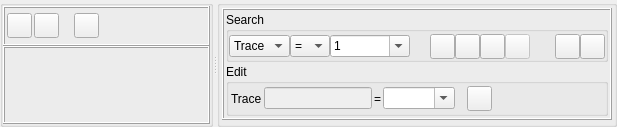
           <widget class="QWidget" name="hdrsViewTab">
            <property name="autoFillBackground">
             <bool>true</bool>
            </property>
            <attribute name="title">
             <string>View</string>
            </attribute>
            <layout class="QHBoxLayout" name="horizontalLayout_12">
             <property name="spacing">
              <number>0</number>
             </property>
             <property name="leftMargin">
              <number>0</number>
             </property>
             <property name="topMargin">
              <number>0</number>
             </property>
             <property name="rightMargin">
              <number>0</number>
             </property>
             <property name="bottomMargin">
              <number>0</number>
             </property>
             <item>
              <widget class="QSplitter" name="splitter_2">
               <property name="orientation">
                <enum>Qt::Horizontal</enum>
               </property>
               <widget class="QGroupBox" name="groupBox_6">
                <property name="sizePolicy">
                 <sizepolicy hsizetype="Preferred" vsizetype="Preferred">
                  <horstretch>1</horstretch>
                  <verstretch>0</verstretch>
                 </sizepolicy>
                </property>
                <property name="minimumSize">
                 <size>
                  <width>0</width>
                  <height>0</height>
                 </size>
                </property>
                <property name="maximumSize">
                 <size>
                  <width>350</width>
                  <height>16777215</height>
                 </size>
                </property>
                <property name="title">
                 <string/>
                </property>
                <layout class="QVBoxLayout" name="verticalLayout_17">
                 <property name="spacing">
                  <number>0</number>
                 </property>
                 <property name="leftMargin">
                  <number>0</number>
                 </property>
                 <property name="topMargin">
                  <number>0</number>
                 </property>
                 <property name="rightMargin">
                  <number>0</number>
                 </property>
                 <property name="bottomMargin">
                  <number>0</number>
                 </property>
                 <item>
                  <widget class="QFrame" name="frame_4">
                   <property name="sizePolicy">
                    <sizepolicy hsizetype="Preferred" vsizetype="Fixed">
                     <horstretch>0</horstretch>
                     <verstretch>0</verstretch>
                    </sizepolicy>
                   </property>
                   <property name="minimumSize">
                    <size>
                     <width>0</width>
                     <height>40</height>
                    </size>
                   </property>
                   <property name="maximumSize">
                    <size>
                     <width>16777215</width>
                     <height>40</height>
                    </size>
                   </property>
                   <property name="frameShape">
                    <enum>QFrame::Box</enum>
                   </property>
                   <property name="frameShadow">
                    <enum>QFrame::Raised</enum>
                   </property>
                   <layout class="QHBoxLayout" name="horizontalLayout">
                    <property name="spacing">
                     <number>2</number>
                    </property>
                    <property name="leftMargin">
                     <number>2</number>
                    </property>
                    <property name="topMargin">
                     <number>2</number>
                    </property>
                    <property name="rightMargin">
                     <number>2</number>
                    </property>
                    <property name="bottomMargin">
                     <number>2</number>
                    </property>
                    <item>
                     <widget class="QPushButton" name="btnCkAll">
                      <property name="sizePolicy">
                       <sizepolicy hsizetype="Fixed" vsizetype="Fixed">
                        <horstretch>0</horstretch>
                        <verstretch>0</verstretch>
                       </sizepolicy>
                      </property>
                      <property name="minimumSize">
                       <size>
                        <width>25</width>
                        <height>25</height>
                       </size>
                      </property>
                      <property name="maximumSize">
                       <size>
                        <width>25</width>
                        <height>25</height>
                       </size>
                      </property>
                      <property name="text">
                       <string/>
                      </property>
                      <property name="icon">
                       <iconset resource="myrc.qrc">
                        <normaloff>:/images/ChkAll.png</normaloff>:/images/ChkAll.png</iconset>
                      </property>
                     </widget>
                    </item>
                    <item>
                     <widget class="QPushButton" name="btnCkNon">
                      <property name="sizePolicy">
                       <sizepolicy hsizetype="Fixed" vsizetype="Fixed">
                        <horstretch>0</horstretch>
                        <verstretch>0</verstretch>
                       </sizepolicy>
                      </property>
                      <property name="minimumSize">
                       <size>
                        <width>25</width>
                        <height>25</height>
                       </size>
                      </property>
                      <property name="maximumSize">
                       <size>
                        <width>25</width>
                        <height>25</height>
                       </size>
                      </property>
                      <property name="toolTip">
                       <string>Uncheck All</string>
                      </property>
                      <property name="text">
                       <string/>
                      </property>
                      <property name="icon">
                       <iconset resource="myrc.qrc">
                        <normaloff>:/images/ChkNon.png</normaloff>:/images/ChkNon.png</iconset>
                      </property>
                     </widget>
                    </item>
                    <item>
                     <spacer name="horizontalSpacer">
                      <property name="orientation">
                       <enum>Qt::Horizontal</enum>
                      </property>
                      <property name="sizeType">
                       <enum>QSizePolicy::Fixed</enum>
                      </property>
                      <property name="sizeHint" stdset="0">
                       <size>
                        <width>13</width>
                        <height>19</height>
                       </size>
                      </property>
                     </spacer>
                    </item>
                    <item>
                     <widget class="QPushButton" name="btnEdHdr">
                      <property name="enabled">
                       <bool>true</bool>
                      </property>
                      <property name="sizePolicy">
                       <sizepolicy hsizetype="Fixed" vsizetype="Fixed">
                        <horstretch>0</horstretch>
                        <verstretch>0</verstretch>
                       </sizepolicy>
                      </property>
                      <property name="minimumSize">
                       <size>
                        <width>25</width>
                        <height>25</height>
                       </size>
                      </property>
                      <property name="maximumSize">
                       <size>
                        <width>25</width>
                        <height>25</height>
                       </size>
                      </property>
                      <property name="toolTip">
                       <string>Header Description Editor</string>
                      </property>
                      <property name="text">
                       <string/>
                      </property>
                      <property name="icon">
                       <iconset resource="myrc.qrc">
                        <normaloff>:/images/edit_hdr.png</normaloff>:/images/edit_hdr.png</iconset>
                      </property>
                     </widget>
                    </item>
                    <item>
                     <spacer name="horizontalSpacer_3">
                      <property name="orientation">
                       <enum>Qt::Horizontal</enum>
                      </property>
                      <property name="sizeHint" stdset="0">
                       <size>
                        <width>111</width>
                        <height>19</height>
                       </size>
                      </property>
                     </spacer>
                    </item>
                   </layout>
                  </widget>
                 </item>
                 <item>
                  <widget class="QFrame" name="hdrListCkFrame">
                   <property name="frameShape">
                    <enum>QFrame::Box</enum>
                   </property>
                   <property name="frameShadow">
                    <enum>QFrame::Raised</enum>
                   </property>
                  </widget>
                 </item>
                </layout>
               </widget>
               <widget class="QGroupBox" name="groupBox_7">
                <property name="title">
                 <string/>
                </property>
                <layout class="QVBoxLayout" name="verticalLayout_21">
                 <property name="spacing">
                  <number>2</number>
                 </property>
                 <property name="leftMargin">
                  <number>2</number>
                 </property>
                 <property name="topMargin">
                  <number>2</number>
                 </property>
                 <property name="rightMargin">
                  <number>2</number>
                 </property>
                 <property name="bottomMargin">
                  <number>2</number>
                 </property>
                 <item>
                  <widget class="QFrame" name="frame_5">
                   <property name="sizePolicy">
                    <sizepolicy hsizetype="Preferred" vsizetype="Fixed">
                     <horstretch>0</horstretch>
                     <verstretch>0</verstretch>
                    </sizepolicy>
                   </property>
                   <property name="minimumSize">
                    <size>
                     <width>0</width>
                     <height>30</height>
                    </size>
                   </property>
                   <property name="frameShape">
                    <enum>QFrame::Box</enum>
                   </property>
                   <property name="frameShadow">
                    <enum>QFrame::Raised</enum>
                   </property>
                   <layout class="QVBoxLayout" name="verticalLayout_18">
                    <property name="spacing">
                     <number>2</number>
                    </property>
                    <property name="leftMargin">
                     <number>2</number>
                    </property>
                    <property name="topMargin">
                     <number>2</number>
                    </property>
                    <property name="rightMargin">
                     <number>2</number>
                    </property>
                    <property name="bottomMargin">
                     <number>2</number>
                    </property>
                    <item>
                     <widget class="QGroupBox" name="groupBox_8">
                      <property name="title">
                       <string>Search</string>
                      </property>
                      <layout class="QHBoxLayout" name="horizontalLayout_10">
                       <property name="spacing">
                        <number>0</number>
                       </property>
                       <property name="leftMargin">
                        <number>0</number>
                       </property>
                       <property name="topMargin">
                        <number>2</number>
                       </property>
                       <property name="rightMargin">
                        <number>0</number>
                       </property>
                       <property name="bottomMargin">
                        <number>0</number>
                       </property>
                       <item>
                        <widget class="QComboBox" name="cbSidx">
                         <property name="currentIndex">
                          <number>0</number>
                         </property>
                         <item>
                          <property name="text">
                           <string>Trace</string>
                          </property>
                         </item>
                        </widget>
                       </item>
                       <item>
                        <widget class="QComboBox" name="cbSsign">
                         <property name="sizePolicy">
                          <sizepolicy hsizetype="Minimum" vsizetype="Fixed">
                           <horstretch>0</horstretch>
                           <verstretch>0</verstretch>
                          </sizepolicy>
                         </property>
                         <property name="minimumSize">
                          <size>
                           <width>40</width>
                           <height>0</height>
                          </size>
                         </property>
                         <property name="maximumSize">
                          <size>
                           <width>40</width>
                           <height>16777215</height>
                          </size>
                         </property>
                         <item>
                          <property name="text">
                           <string>=</string>
                          </property>
                         </item>
                         <item>
                          <property name="text">
                           <string>≠</string>
                          </property>
                         </item>
                         <item>
                          <property name="text">
                           <string>+</string>
                          </property>
                         </item>
                         <item>
                          <property name="text">
                           <string>-</string>
                          </property>
                         </item>
                        </widget>
                       </item>
                       <item>
                        <widget class="QComboBox" name="cbSval">
                         <property name="minimumSize">
                          <size>
                           <width>80</width>
                           <height>0</height>
                          </size>
                         </property>
                         <property name="editable">
                          <bool>true</bool>
                         </property>
                         <item>
                          <property name="text">
                           <string>1</string>
                          </property>
                         </item>
                        </widget>
                       </item>
                       <item>
                        <spacer name="horizontalSpacer_4">
                         <property name="orientation">
                          <enum>Qt::Horizontal</enum>
                         </property>
                         <property name="sizeType">
                          <enum>QSizePolicy::Fixed</enum>
                         </property>
                         <property name="sizeHint" stdset="0">
                          <size>
                           <width>20</width>
                           <height>20</height>
                          </size>
                         </property>
                        </spacer>
                       </item>
                       <item>
                        <widget class="QPushButton" name="btnSbin">
                         <property name="sizePolicy">
                          <sizepolicy hsizetype="Fixed" vsizetype="Fixed">
                           <horstretch>0</horstretch>
                           <verstretch>0</verstretch>
                          </sizepolicy>
                         </property>
                         <property name="minimumSize">
                          <size>
                           <width>25</width>
                           <height>25</height>
                          </size>
                         </property>
                         <property name="maximumSize">
                          <size>
                           <width>25</width>
                           <height>25</height>
                          </size>
                         </property>
                         <property name="text">
                          <string/>
                         </property>
                         <property name="icon">
                          <iconset resource="myrc.qrc">
                           <normaloff>:/images/Findb.png</normaloff>:/images/Findb.png</iconset>
                         </property>
                        </widget>
                       </item>
                       <item>
                        <widget class="QPushButton" name="btnSfwd">
                         <property name="sizePolicy">
                          <sizepolicy hsizetype="Fixed" vsizetype="Fixed">
                           <horstretch>0</horstretch>
                           <verstretch>0</verstretch>
                          </sizepolicy>
                         </property>
                         <property name="minimumSize">
                          <size>
                           <width>25</width>
                           <height>25</height>
                          </size>
                         </property>
                         <property name="maximumSize">
                          <size>
                           <width>25</width>
                           <height>25</height>
                          </size>
                         </property>
                         <property name="text">
                          <string/>
                         </property>
                         <property name="icon">
                          <iconset resource="myrc.qrc">
                           <normaloff>:/images/Ffwd.png</normaloff>:/images/Ffwd.png</iconset>
                         </property>
                        </widget>
                       </item>
                       <item>
                        <widget class="QPushButton" name="btnSbkw">
                         <property name="sizePolicy">
                          <sizepolicy hsizetype="Fixed" vsizetype="Fixed">
                           <horstretch>0</horstretch>
                           <verstretch>0</verstretch>
                          </sizepolicy>
                         </property>
                         <property name="minimumSize">
                          <size>
                           <width>25</width>
                           <height>25</height>
                          </size>
                         </property>
                         <property name="maximumSize">
                          <size>
                           <width>25</width>
                           <height>25</height>
                          </size>
                         </property>
                         <property name="text">
                          <string/>
                         </property>
                         <property name="icon">
                          <iconset resource="myrc.qrc">
                           <normaloff>:/images/FindBkw.png</normaloff>:/images/FindBkw.png</iconset>
                         </property>
                        </widget>
                       </item>
                       <item>
                        <widget class="QPushButton" name="btnSstop">
                         <property name="enabled">
                          <bool>false</bool>
                         </property>
                         <property name="sizePolicy">
                          <sizepolicy hsizetype="Fixed" vsizetype="Fixed">
                           <horstretch>0</horstretch>
                           <verstretch>0</verstretch>
                          </sizepolicy>
                         </property>
                         <property name="minimumSize">
                          <size>
                           <width>25</width>
                           <height>25</height>
                          </size>
                         </property>
                         <property name="maximumSize">
                          <size>
                           <width>25</width>
                           <height>25</height>
                          </size>
                         </property>
                         <property name="text">
                          <string/>
                         </property>
                         <property name="icon">
                          <iconset resource="myrc.qrc">
                           <normaloff>:/images/SStp.png</normaloff>:/images/SStp.png</iconset>
                         </property>
                        </widget>
                       </item>
                       <item>
                        <spacer name="horizontalSpacer_5">
                         <property name="orientation">
                          <enum>Qt::Horizontal</enum>
                         </property>
                         <property name="sizeType">
                          <enum>QSizePolicy::Expanding</enum>
                         </property>
                         <property name="sizeHint" stdset="0">
                          <size>
                           <width>10</width>
                           <height>20</height>
                          </size>
                         </property>
                        </spacer>
                       </item>
                       <item>
                        <widget class="QPushButton" name="btnLastTr">
                         <property name="sizePolicy">
                          <sizepolicy hsizetype="Fixed" vsizetype="Fixed">
                           <horstretch>0</horstretch>
                           <verstretch>0</verstretch>
                          </sizepolicy>
                         </property>
                         <property name="minimumSize">
                          <size>
                           <width>25</width>
                           <height>25</height>
                          </size>
                         </property>
                         <property name="maximumSize">
                          <size>
                           <width>25</width>
                           <height>25</height>
                          </size>
                         </property>
                         <property name="text">
                          <string/>
                         </property>
                         <property name="icon">
                          <iconset resource="myrc.qrc">
                           <normaloff>:/images/GoBottom.png</normaloff>:/images/GoBottom.png</iconset>
                         </property>
                        </widget>
                       </item>
                       <item>
                        <widget class="QPushButton" name="btnFirstTr">
                         <property name="sizePolicy">
                          <sizepolicy hsizetype="Fixed" vsizetype="Fixed">
                           <horstretch>0</horstretch>
                           <verstretch>0</verstretch>
                          </sizepolicy>
                         </property>
                         <property name="minimumSize">
                          <size>
                           <width>25</width>
                           <height>25</height>
                          </size>
                         </property>
                         <property name="maximumSize">
                          <size>
                           <width>25</width>
                           <height>25</height>
                          </size>
                         </property>
                         <property name="text">
                          <string/>
                         </property>
                         <property name="icon">
                          <iconset resource="myrc.qrc">
                           <normaloff>:/images/GoTop.png</normaloff>:/images/GoTop.png</iconset>
                         </property>
                        </widget>
                       </item>
                      </layout>
                     </widget>
                    </item>
                    <item>
                     <widget class="QGroupBox" name="groupBox_9">
                      <property name="title">
                       <string>Edit</string>
                      </property>
                      <layout class="QHBoxLayout" name="horizontalLayout_11">
                       <property name="spacing">
                        <number>2</number>
                       </property>
                       <property name="leftMargin">
                        <number>2</number>
                       </property>
                       <property name="topMargin">
                        <number>2</number>
                       </property>
                       <property name="rightMargin">
                        <number>2</number>
                       </property>
                       <property name="bottomMargin">
                        <number>2</number>
                       </property>
                       <item>
                        <widget class="QLabel" name="lbElab">
                         <property name="maximumSize">
                          <size>
                           <width>50</width>
                           <height>16777215</height>
                          </size>
                         </property>
                         <property name="text">
                          <string>Trace</string>
                         </property>
                        </widget>
                       </item>
                       <item>
                        <widget class="QLineEdit" name="edEcval">
                         <property name="enabled">
                          <bool>false</bool>
                         </property>
                         <property name="maximumSize">
                          <size>
                           <width>120</width>
                           <height>16777215</height>
                          </size>
                         </property>
                        </widget>
                       </item>
                       <item>
                        <widget class="QLabel" name="label_5">
                         <property name="sizePolicy">
                          <sizepolicy hsizetype="Minimum" vsizetype="Preferred">
                           <horstretch>0</horstretch>
                           <verstretch>0</verstretch>
                          </sizepolicy>
                         </property>
                         <property name="maximumSize">
                          <size>
                           <width>10</width>
                           <height>16777215</height>
                          </size>
                         </property>
                         <property name="text">
                          <string>=</string>
                         </property>
                        </widget>
                       </item>
                       <item>
                        <widget class="QComboBox" name="cbEnval">
                         <property name="enabled">
                          <bool>true</bool>
                         </property>
                         <property name="editable">
                          <bool>true</bool>
                         </property>
                        </widget>
                       </item>
                       <item>
                        <spacer name="horizontalSpacer_6">
                         <property name="orientation">
                          <enum>Qt::Horizontal</enum>
                         </property>
                         <property name="sizeType">
                          <enum>QSizePolicy::Fixed</enum>
                         </property>
                         <property name="sizeHint" stdset="0">
                          <size>
                           <width>10</width>
                           <height>20</height>
                          </size>
                         </property>
                        </spacer>
                       </item>
                       <item>
                        <widget class="QPushButton" name="btnUpdTrh">
                         <property name="sizePolicy">
                          <sizepolicy hsizetype="Fixed" vsizetype="Fixed">
                           <horstretch>0</horstretch>
                           <verstretch>0</verstretch>
                          </sizepolicy>
                         </property>
                         <property name="minimumSize">
                          <size>
                           <width>25</width>
                           <height>25</height>
                          </size>
                         </property>
                         <property name="maximumSize">
                          <size>
                           <width>25</width>
                           <height>25</height>
                          </size>
                         </property>
                         <property name="text">
                          <string/>
                         </property>
                         <property name="icon">
                          <iconset resource="myrc.qrc">
                           <normaloff>:/images/FileSave.png</normaloff>:/images/FileSave.png</iconset>
                         </property>
                        </widget>
                       </item>
                       <item>
                        <spacer name="horizontalSpacer_7">
                         <property name="orientation">
                          <enum>Qt::Horizontal</enum>
                         </property>
                         <property name="sizeHint" stdset="0">
                          <size>
                           <width>111</width>
                           <height>20</height>
                          </size>
                         </property>
                        </spacer>
                       </item>
                      </layout>
                     </widget>
                    </item>
                   </layout>
                  </widget>
                 </item>
                 <item>
                  <widget class="QFrame" name="hdrListDtFrame">
                   <property name="enabled">
                    <bool>true</bool>
                   </property>
                   <property name="frameShape">
                    <enum>QFrame::Box</enum>
                   </property>
                   <property name="frameShadow">
                    <enum>QFrame::Raised</enum>
                   </property>
                  </widget>
                 </item>
                </layout>
               </widget>
              </widget>
             </item>
            </layout>
           </widget>
